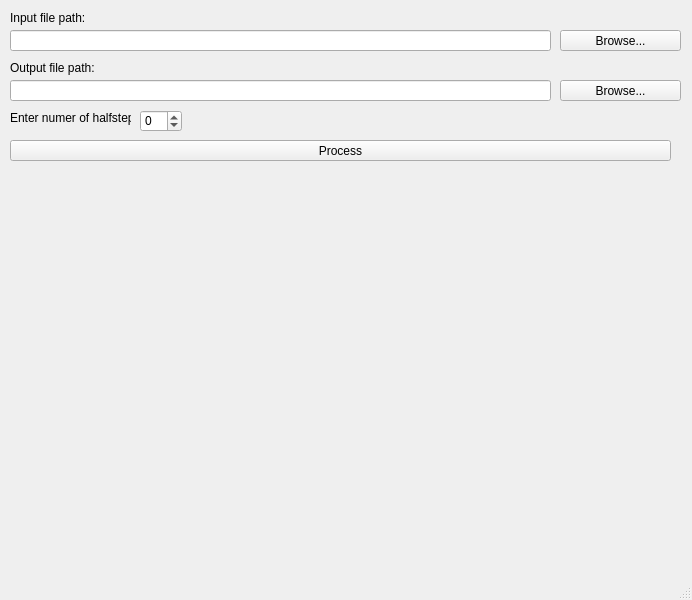
<?xml version="1.0" encoding="UTF-8"?>
<ui version="4.0">
 <class>MainWindow</class>
 <widget class="QMainWindow" name="MainWindow">
  <property name="geometry">
   <rect>
    <x>0</x>
    <y>0</y>
    <width>692</width>
    <height>600</height>
   </rect>
  </property>
  <property name="windowTitle">
   <string>MainWindow</string>
  </property>
  <widget class="QWidget" name="centralwidget">
   <widget class="QLineEdit" name="inputPathLineEdit">
    <property name="geometry">
     <rect>
      <x>10</x>
      <y>30</y>
      <width>541</width>
      <height>21</height>
     </rect>
    </property>
   </widget>
   <widget class="QPushButton" name="inputBrowseButton">
    <property name="geometry">
     <rect>
      <x>560</x>
      <y>30</y>
      <width>121</width>
      <height>21</height>
     </rect>
    </property>
    <property name="text">
     <string>Browse...</string>
    </property>
   </widget>
   <widget class="QSpinBox" name="halfstepsEnter">
    <property name="geometry">
     <rect>
      <x>140</x>
      <y>110</y>
      <width>42</width>
      <height>22</height>
     </rect>
    </property>
    <property name="minimum">
     <number>-99</number>
    </property>
   </widget>
   <widget class="QLabel" name="halfstepsLabel">
    <property name="geometry">
     <rect>
      <x>10</x>
      <y>110</y>
      <width>121</width>
      <height>16</height>
     </rect>
    </property>
    <property name="text">
     <string>Enter numer of halfsteps</string>
    </property>
   </widget>
   <widget class="QPushButton" name="processButton">
    <property name="geometry">
     <rect>
      <x>10</x>
      <y>140</y>
      <width>661</width>
      <height>21</height>
     </rect>
    </property>
    <property name="text">
     <string>Process</string>
    </property>
   </widget>
   <widget class="QPushButton" name="outputBrowseButton">
    <property name="geometry">
     <rect>
      <x>560</x>
      <y>80</y>
      <width>121</width>
      <height>21</height>
     </rect>
    </property>
    <property name="text">
     <string>Browse...</string>
    </property>
   </widget>
   <widget class="QLineEdit" name="outputPathLineEdit">
    <property name="geometry">
     <rect>
      <x>10</x>
      <y>80</y>
      <width>541</width>
      <height>21</height>
     </rect>
    </property>
   </widget>
   <widget class="QLabel" name="inputLabel">
    <property name="geometry">
     <rect>
      <x>10</x>
      <y>10</y>
      <width>91</width>
      <height>16</height>
     </rect>
    </property>
    <property name="text">
     <string>Input file path:</string>
    </property>
   </widget>
   <widget class="QLabel" name="outputLabel">
    <property name="geometry">
     <rect>
      <x>10</x>
      <y>60</y>
      <width>91</width>
      <height>16</height>
     </rect>
    </property>
    <property name="text">
     <string>Output file path:</string>
    </property>
   </widget>
  </widget>
  <widget class="QMenuBar" name="menubar">
   <property name="geometry">
    <rect>
     <x>0</x>
     <y>0</y>
     <width>692</width>
     <height>20</height>
    </rect>
   </property>
  </widget>
  <widget class="QStatusBar" name="statusbar"/>
 </widget>
 <resources/>
 <connections/>
</ui>
